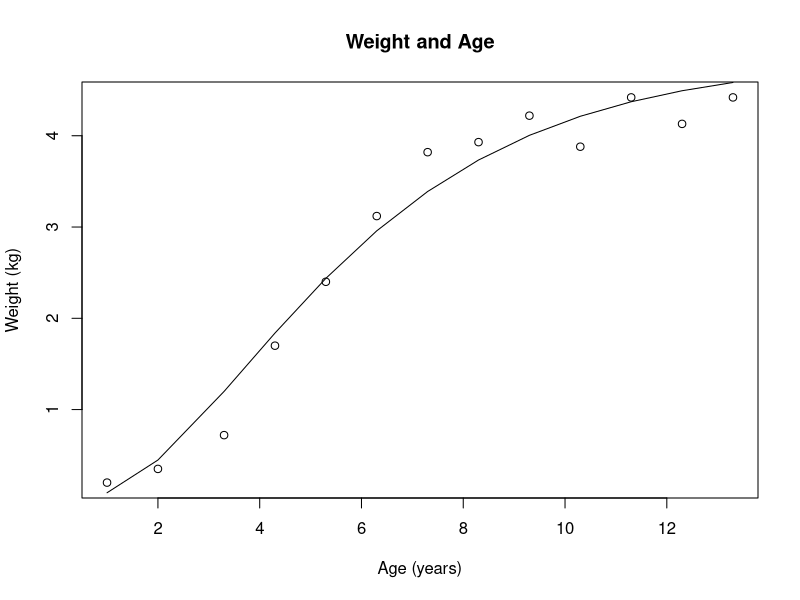
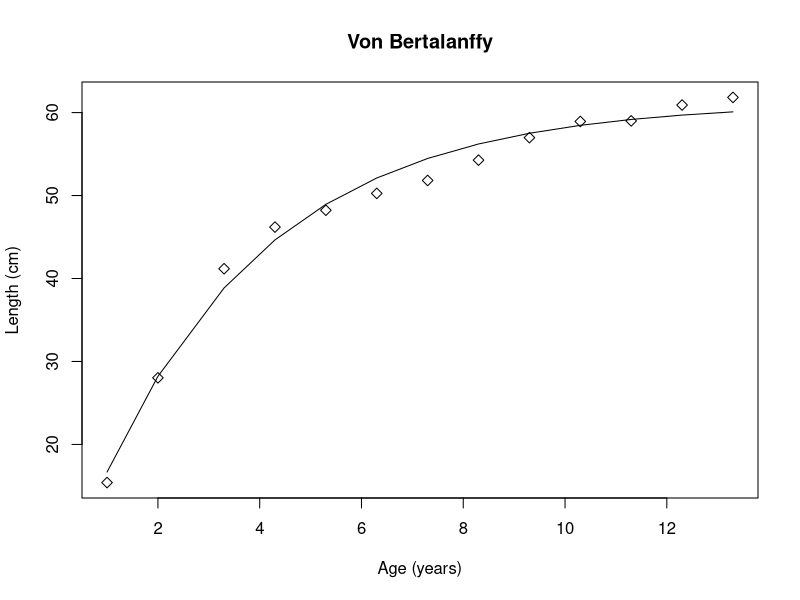
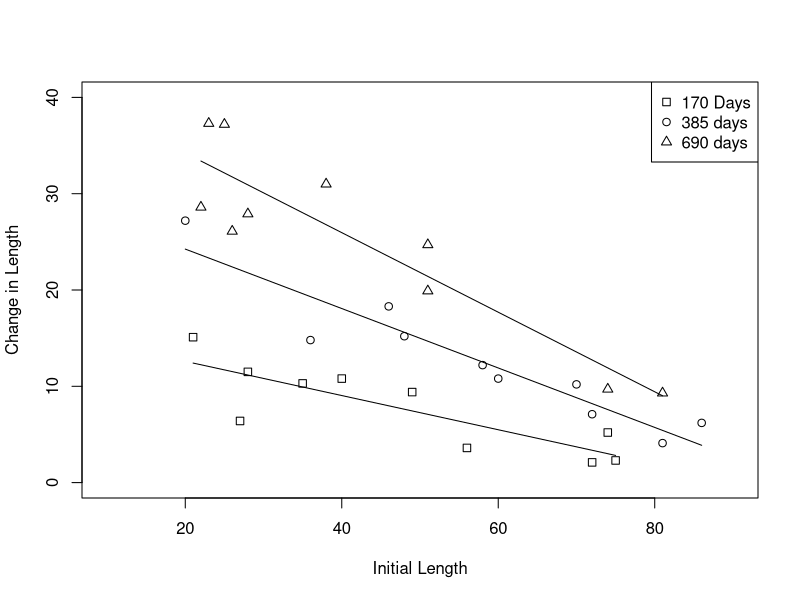

Here is the R script that generated these plots, in order:
## ---- chunk 1
require(minpack.lm)
# Define variables
age = c(c(1,2), seq(3.3, 13.3, 1))
lobs = c(15.4, 28.03, 41.18, 46.2, 48.23, 50.26, 51.82, 54.27, 56.98, 58.93, 59.00, 60.91, 61.83)
wobs = c(0.2, 0.35, 0.72, 1.70, 2.40, 3.12, 3.82, 3.93, 4.22, 3.88, 4.42, 4.13, 4.42)

# Define Parameters
l.inf = 61.2
K = 0.3
t0 = -0.06
w.inf = 4.85
b = 3.078

#define growth function 
l.exp = sapply(age, function(t) l.inf * (1-exp(-K*(t - t0))))
w.exp = sapply(age, function(t) w.inf * (1-exp(-K*(t - t0)))^b)

## Applynon linear least squares
fit.vonB.length = nls(lobs ~ l.inf * (1-exp(-K*(age - t0))), 
                      start=list(l.inf = l.inf, K = K, t0 = t0))
summary(fit.vonB.length)

fit.vonB.weight = nlsLM(wobs ~ w.inf*(1-exp(-K*(age - t0)))^b, start = list(w.inf = w.inf, K = K, t0 = t0, b = b))
summary(fit.vonB.weight)

K = summary(fit.vonB.length)$parameters["K","Estimate"]
linf = summary(fit.vonB.length)$parameters["l.inf","Estimate"]
t0 = summary(fit.vonB.length)$parameters["t0","Estimate"]
b = summary(fit.vonB.weight)$parameters["b", 'Estimate']

## Plot it with a curve
plot(age, wobs, ylab = 'Weight (kg)', xlab = 'Age (years)', main = 'Weight and Age')
lines (age, w.exp)

# Length and age
plot(age, lobs, ylab = 'Length (cm)', main = 'Von Bertalanffy', xlab = 'Age (years)', pch = 5)
lines(age, l.exp)
## ---- chunk 2
## Fit a growth curve to tagging data using Fabens method

#define variables and time steps
l.inf = 100.39
K = 0.31
t.0 = 0

t.delta = c(rep(170,10), rep(385,10), rep(690,10))
l.t = c(21, 27, 28, 35, 40, 49, 56, 72, 74, 75, 20, 36, 46, 48, 58, 60, 70, 72, 81, 86, 22, 23, 25, 26, 28, 38, 51, 51, 74, 81)
l.delta = c(15.1, 6.4, 11.5, 10.3, 10.8, 9.4, 3.6, 2.1, 5.2, 2.3, 27.2, 14.8, 18.3, 15.2, 12.2, 10.8, 10.2, 7.1, 4.1, 6.2, 28.6, 37.3, 37.2, 26.1, 27.9, 31, 24.7, 19.9, 9.7, 9.3)
t.delta.yrs = t.delta/365
e.l.delta =  (l.inf - l.t) * (1 - exp((-K*t.delta.yrs)))

# modeling change in length by least squares
ls.l.delta = nlsLM(l.delta ~ (l.inf -l.t) * (1-exp((-K*t.delta.yrs))), 
                   start = list(K = K, l.inf = l.inf))
summary(ls.l.delta)
ssq = sum(resid(ls.l.delta)^2)

## Plot It

#make subsets of data for initial and change values
sub1 = cbind(l.t[t.delta == 170], l.delta[t.delta == 170])
sub2 = cbind(l.t[t.delta == 385], l.delta[t.delta == 385])
sub3 = cbind(l.t[t.delta == 690], l.delta[t.delta == 690])

#generate linear model for each subset to compare change to initial length
lm.sub1 = lm(sub1[,2] ~ sub1[,1])
lm.sub2 = lm(sub2[,2] ~ sub2[,1])
lm.sub3 = lm(sub3[,2] ~ sub3[,1])

plot(sub1[,1], sub1[,2], xlab = 'Initial Length', ylab = 'Change in Length', xlim = c(10, 90), ylim = c(0, 40), pch = 0)
points(sub2[,1], sub2[,2], pch = 1)
points(sub3[,1], sub3[,2], pch = 2)
lines(x = c(min(sub1[,1]), max(sub1[,1])), y = lm.sub1$coef[1]+lm.sub1$coef[2]*c(min(sub1[,1]), max(sub1[,1])))
lines(x = c(min(sub2[,1]), max(sub2[,1])), y = lm.sub2$coef[1]+lm.sub2$coef[2]*c(min(sub2[,1]), max(sub2[,1])))
lines(x = c(min(sub3[,1]), max(sub3[,1])), y = lm.sub3$coef[1]+lm.sub3$coef[2]*c(min(sub3[,1]), max(sub3[,1])))
legend('topright', cex = 1, legend = c('170 Days', '385 days', '690 days'),
       pch = c(0, 1, 2), col = c("Black", "black", "black"))
